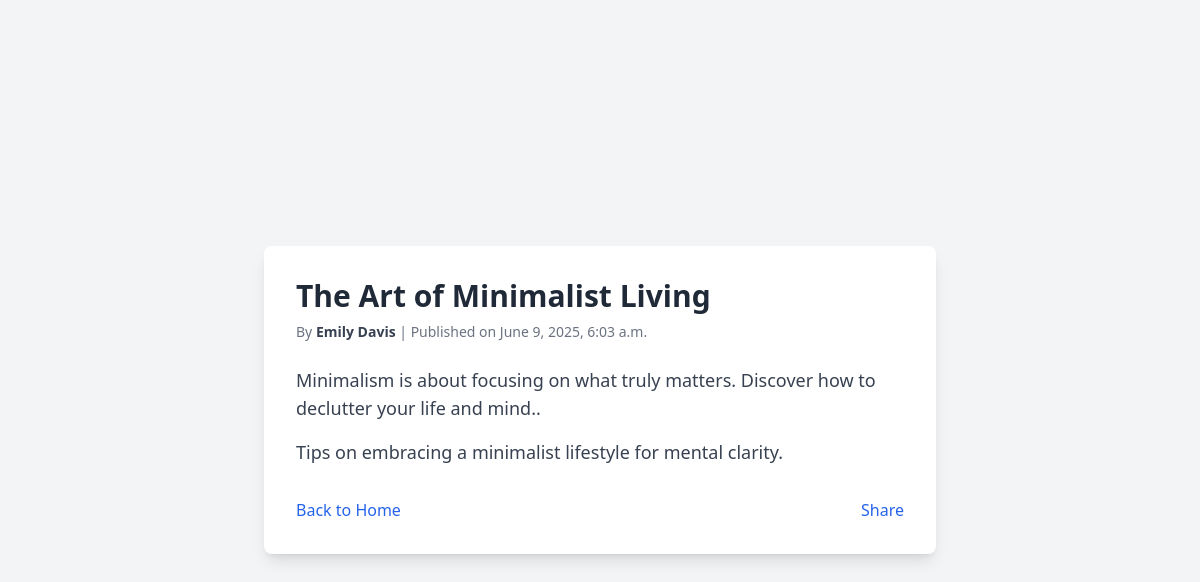
Page /blog/3/ on the committed database.
### blog/models.py (models this page shows, shortened)
class Post(models.Model):
    title = models.CharField(max_length = 200)
    content = models.TextField()
    date = models.DateTimeField(auto_now_add=True)
    author = models.CharField(max_length=100)
    description = models.TextField()
    tags = models.CharField(max_length=200)
    isActive = models.BooleanField(default=True)
    image = models.OneToOneField(Image, on_delete=models.CASCADE, null=True, blank=True)
    Category = models.ForeignKey(Category, on_delete=models.CASCADE, null=True, blank=True)
    Viewers = models.ManyToManyField(Viewers, blank=True , null=True)

### blog/views.py (the view)
# urls.py: path("<int:pk>/",post_detail, name='post_detail'),
def post_detail(request, pk):
    post = Post.objects.get(pk=pk)
    return render(request, "post_detail.html",context={"post": post})

### blog/templates/post_detail.html (shortened to what this page needs)
<!DOCTYPE html>
<html lang="en">
<head>
    <script src="https://cdn.tailwindcss.com"></script>
</head>
<body class="bg-gray-100 min-h-screen flex items-center justify-center">
    <div class="bg-white shadow-lg rounded-lg p-8 max-w-2xl w-full">
        <div class="post-title text-3xl font-bold text-gray-800 mb-2">{{post.title}}</div>
        <div class="post-meta text-sm text-gray-500 mb-6">
            By <span class="font-semibold text-gray-700">{{post.author}}</span> | Published on {{post.date}}
        </div>
        <div class="post-content text-lg text-gray-700 space-y-4 mb-8">
            <p>
               {{post.content}}
            </p>
            <p>
                {{post.description}}
            </p>
        </div>
        <div class="post-actions mt-8 flex justify-between">
            <a href="{% url 'home' %}" class="text-blue-600 hover:underline">Back to Home</a>
            <a href="#" class="text-blue-600 hover:underline">Share</a>
    </div>
</body>
</html>

### rows in the picture
Post: title "The Art of Minimalist Living", author "Emily Davis", date "June 9, 2025, 6:03 a.m.", content "Minimalism is about focusing on what truly matters. Discover how to declutter your life and mind..", description "Tips on embracing a minimalist lifestyle for mental clarity."
